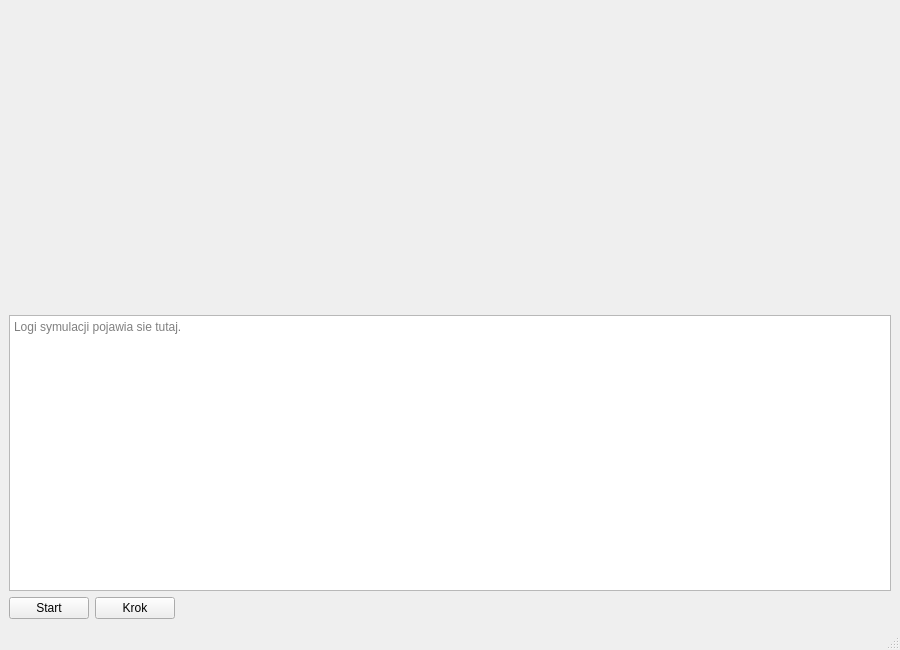
<?xml version="1.0" encoding="UTF-8"?>
<ui version="4.0">
 <class>MainWindow</class>
 <widget class="QMainWindow" name="MainWindow">
  <property name="geometry">
   <rect>
    <x>0</x>
    <y>0</y>
    <width>900</width>
    <height>650</height>
   </rect>
  </property>
  <property name="windowTitle">
   <string>Security Control Studio</string>
  </property>
  <widget class="QWidget" name="centralwidget">
   <layout class="QVBoxLayout" name="verticalLayout">
    <item>
     <widget class="BuildingView" name="buildingView">
      <property name="minimumSize">
       <size>
        <width>520</width>
        <height>300</height>
       </size>
      </property>
     </widget>
    </item>
    <item>
     <widget class="QPlainTextEdit" name="plainTextEditLog">
      <property name="minimumSize">
       <size>
        <width>0</width>
        <height>160</height>
       </size>
      </property>
      <property name="readOnly">
       <bool>true</bool>
      </property>
      <property name="placeholderText">
       <string>Logi symulacji pojawia sie tutaj.</string>
      </property>
     </widget>
    </item>
    <item>
     <layout class="QHBoxLayout" name="buttonLayout">
      <item>
       <widget class="QPushButton" name="pushButtonStart">
        <property name="text">
         <string>Start</string>
        </property>
       </widget>
      </item>
      <item>
       <widget class="QPushButton" name="pushButtonStep">
        <property name="text">
         <string>Krok</string>
        </property>
       </widget>
      </item>
      <item>
       <spacer name="horizontalSpacer">
        <property name="orientation">
         <enum>Qt::Horizontal</enum>
        </property>
        <property name="sizeHint" stdset="0">
         <size>
          <width>40</width>
          <height>20</height>
         </size>
        </property>
       </spacer>
      </item>
     </layout>
    </item>
   </layout>
  </widget>
  <widget class="QMenuBar" name="menubar">
   <property name="geometry">
    <rect>
     <x>0</x>
     <y>0</y>
     <width>900</width>
     <height>22</height>
    </rect>
   </property>
  </widget>
  <widget class="QStatusBar" name="statusbar"/>
 </widget>
 <customwidgets>
  <customwidget>
   <class>BuildingView</class>
   <extends>QWidget</extends>
   <header>BuildingView.h</header>
  </customwidget>
 </customwidgets>
 <resources/>
 <connections/>
</ui>
